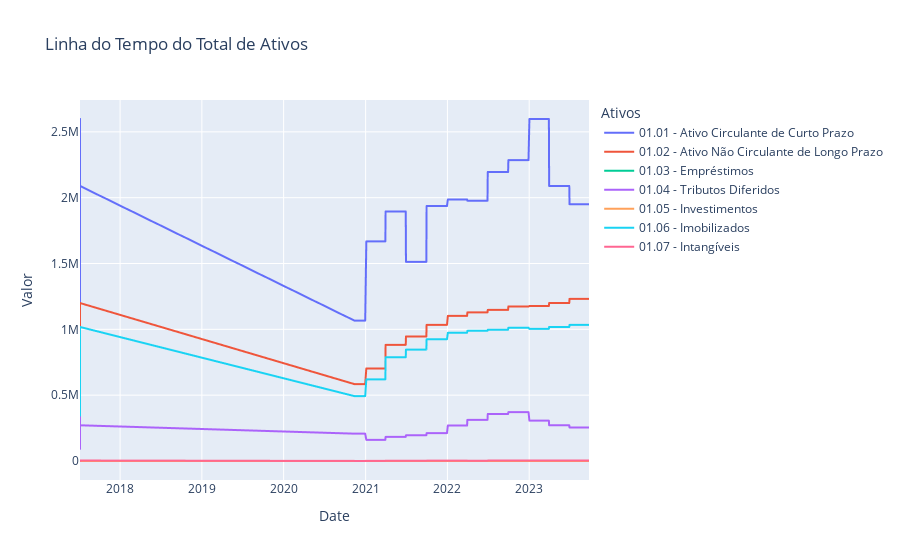
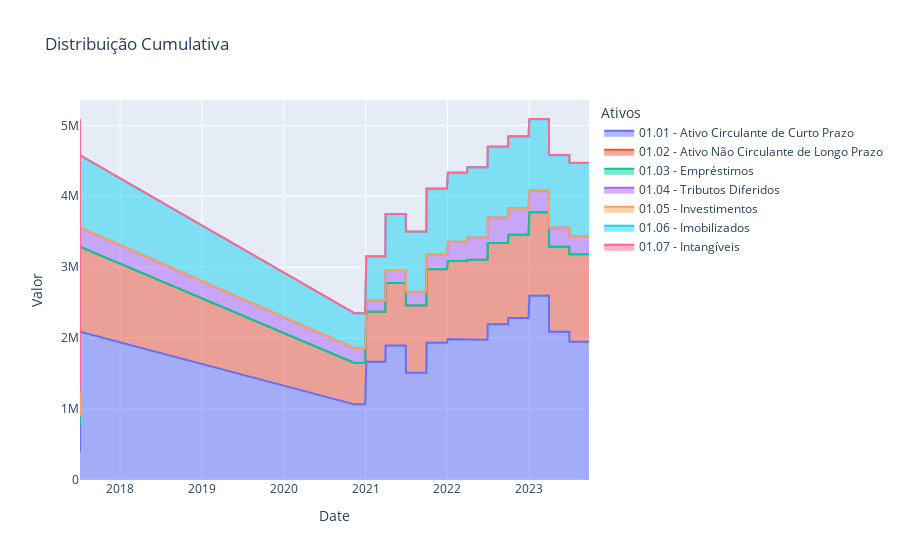
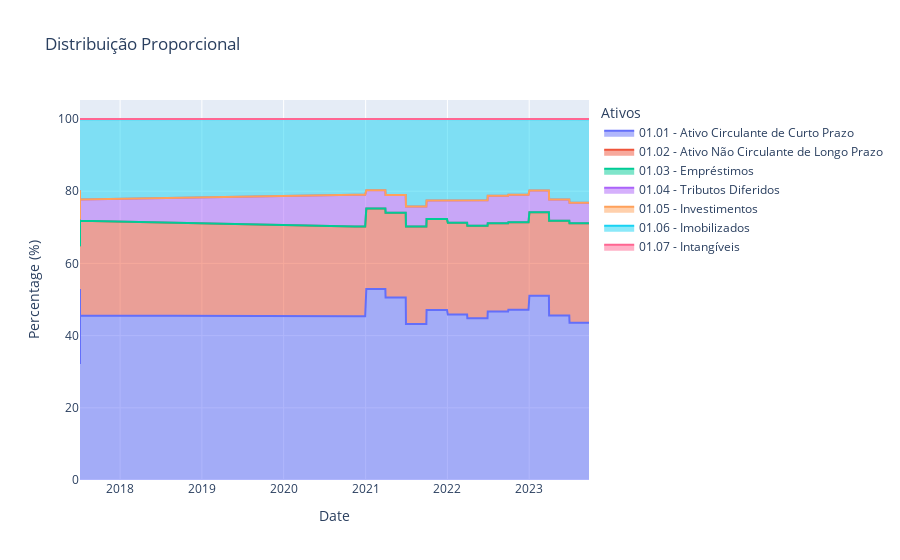
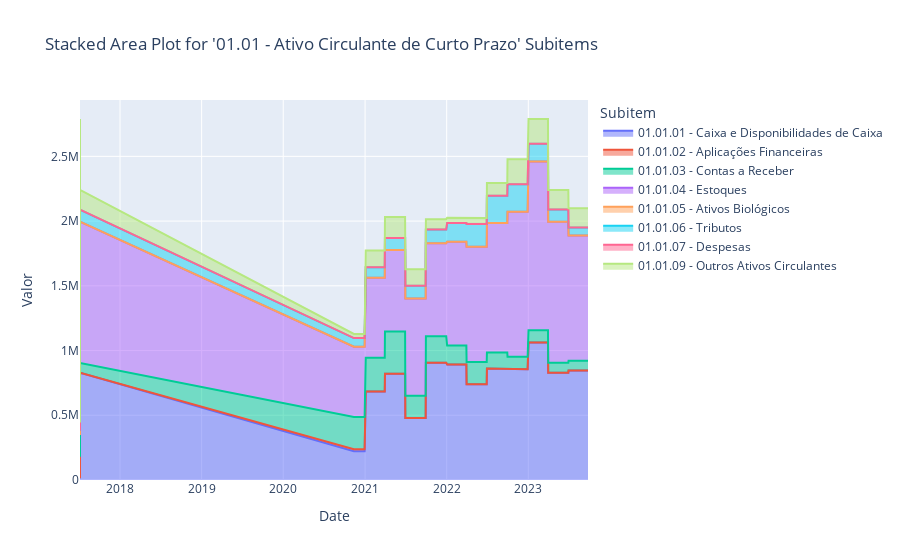

The code cell stored with these charts, in order, in its notebook:
### Code cell
# Adjust the first-level major subgroups to use the full original column name
first_level_subgroups = {col: [] for col in col_1 if len(col.split(" - ")[0].split(".")) == 2}

# Create stacked area plots for the first-level major categories and their deeper subgroups
# Extract the columns for the first-level major subgroups
first_level_cols = list(first_level_subgroups.keys())

# Create a single area plot for all the first-level major categories

fig_line = px.line(df, x="Date", y=first_level_cols, 
                   title="Linha do Tempo do Total de Ativos",
                   labels={"value": "Valor", "variable": "Ativos"})
fig_line.show()

fig_first_level = px.area(df, x="Date", y=first_level_cols, 
                          title="Distribuição Cumulativa",
                          labels={"value": "Valor", "variable": "Ativos"})
fig_first_level.show()

fig_100_stacked = px.area(df, x="Date", y=first_level_cols, 
                          title="Distribuição Proporcional",
                          labels={"value": "Percentage (%)", "variable": "Ativos"},
                          groupnorm='percent')  # Normalize to percentage
fig_100_stacked.show()

# Storing deeper subgroup plots for later visualization
deeper_figs_subgroups = {}

for key in first_level_subgroups:
    # Extract level 3 items for each major subgroup
    subgroup_cols = [col for col in df.columns if col.startswith(key.split(" - ")[0]) and len(col.split(" - ")[0].split(".")) == 3]
    if subgroup_cols:
        deeper_fig = px.area(df, x="Date", y=subgroup_cols, 
                             title=f"Stacked Area Plot for '{key}' Subitems",
                             labels={"value": "Valor", "variable": "Subitem"})
        deeper_figs_subgroups[key] = deeper_fig

# Displaying deeper sublevel plots
for key, value in deeper_figs_subgroups.items():
    print(key)
    value.show()

### Figure 1 — Plotly figure (JSON) as saved in the notebook; plotly's stock layout.template omitted (floating-point values rounded to 4 significant figures; data arrays with more than 128 entries replaced by an {"elided": "..."} marker saying what was removed)
{"data": [{"hovertemplate": "Ativos=01.01 - Ativo Circulante de Curto Prazo<br>Date=%{x}<br>Valor=%{y}<extra></extra>", "legendgroup": "01.01 - Ativo Circulante de Curto Prazo", "line": {"color": "#636efa", "dash": "solid"}, "marker": {"symbol": "circle"}, "mode": "lines", "name": "01.01 - Ativo Circulante de Curto Prazo", "showlegend": true, "type": "scattergl", "x": {"elided": "1338 str values"}, "xaxis": "x", "y": {"elided": "1338 int values"}, "yaxis": "y"}, {"hovertemplate": "Ativos=01.02 - Ativo Não Circulante de Longo Prazo<br>Date=%{x}<br>Valor=%{y}<extra></extra>", "legendgroup": "01.02 - Ativo Não Circulante de Longo Prazo", "line": {"color": "#EF553B", "dash": "solid"}, "marker": {"symbol": "circle"}, "mode": "lines", "name": "01.02 - Ativo Não Circulante de Longo Prazo", "showlegend": true, "type": "scattergl", "x": {"elided": "1338 str values"}, "xaxis": "x", "y": {"elided": "1338 int values"}, "yaxis": "y"}, {"hovertemplate": "Ativos=01.03 - Empréstimos<br>Date=%{x}<br>Valor=%{y}<extra></extra>", "legendgroup": "01.03 - Empréstimos", "line": {"color": "#00cc96", "dash": "solid"}, "marker": {"symbol": "circle"}, "mode": "lines", "name": "01.03 - Empréstimos", "showlegend": true, "type": "scattergl", "x": {"elided": "1338 str values"}, "xaxis": "x", "y": {"elided": "1338 int values"}, "yaxis": "y"}, {"hovertemplate": "Ativos=01.04 - Tributos Diferidos<br>Date=%{x}<br>Valor=%{y}<extra></extra>", "legendgroup": "01.04 - Tributos Diferidos", "line": {"color": "#ab63fa", "dash": "solid"}, "marker": {"symbol": "circle"}, "mode": "lines", "name": "01.04 - Tributos Diferidos", "showlegend": true, "type": "scattergl", "x": {"elided": "1338 str values"}, "xaxis": "x", "y": {"elided": "1338 int values"}, "yaxis": "y"}, {"hovertemplate": "Ativos=01.05 - Investimentos<br>Date=%{x}<br>Valor=%{y}<extra></extra>", "legendgroup": "01.05 - Investimentos", "line": {"color": "#FFA15A", "dash": "solid"}, "marker": {"symbol": "circle"}, "mode": "lines", "name": "01.05 - Investimentos", "showlegend": true, "type": "scattergl", "x": {"elided": "1338 str values"}, "xaxis": "x", "y": {"elided": "1338 int values"}, "yaxis": "y"}, {"hovertemplate": "Ativos=01.06 - Imobilizados<br>Date=%{x}<br>Valor=%{y}<extra></extra>", "legendgroup": "01.06 - Imobilizados", "line": {"color": "#19d3f3", "dash": "solid"}, "marker": {"symbol": "circle"}, "mode": "lines", "name": "01.06 - Imobilizados", "showlegend": true, "type": "scattergl", "x": {"elided": "1338 str values"}, "xaxis": "x", "y": {"elided": "1338 int values"}, "yaxis": "y"}, {"hovertemplate": "Ativos=01.07 - Intangíveis<br>Date=%{x}<br>Valor=%{y}<extra></extra>", "legendgroup": "01.07 - Intangíveis", "line": {"color": "#FF6692", "dash": "solid"}, "marker": {"symbol": "circle"}, "mode": "lines", "name": "01.07 - Intangíveis", "showlegend": true, "type": "scattergl", "x": {"elided": "1338 str values"}, "xaxis": "x", "y": {"elided": "1338 int values"}, "yaxis": "y"}], "layout": {"legend": {"title": {"text": "Ativos"}, "tracegroupgap": 0}, "title": {"text": "Linha do Tempo do Total de Ativos"}, "xaxis": {"anchor": "y", "domain": [0, 1], "title": {"text": "Date"}}, "yaxis": {"anchor": "x", "domain": [0, 1], "title": {"text": "Valor"}}}}

### Figure 2 — Plotly figure (JSON) as saved in the notebook; plotly's stock layout.template omitted (floating-point values rounded to 4 significant figures; data arrays with more than 128 entries replaced by an {"elided": "..."} marker saying what was removed)
{"data": [{"fillpattern": {"shape": ""}, "hovertemplate": "Ativos=01.01 - Ativo Circulante de Curto Prazo<br>Date=%{x}<br>Valor=%{y}<extra></extra>", "legendgroup": "01.01 - Ativo Circulante de Curto Prazo", "line": {"color": "#636efa"}, "marker": {"symbol": "circle"}, "mode": "lines", "name": "01.01 - Ativo Circulante de Curto Prazo", "orientation": "v", "showlegend": true, "stackgroup": "1", "type": "scatter", "x": {"elided": "1338 str values"}, "xaxis": "x", "y": {"elided": "1338 int values"}, "yaxis": "y"}, {"fillpattern": {"shape": ""}, "hovertemplate": "Ativos=01.02 - Ativo Não Circulante de Longo Prazo<br>Date=%{x}<br>Valor=%{y}<extra></extra>", "legendgroup": "01.02 - Ativo Não Circulante de Longo Prazo", "line": {"color": "#EF553B"}, "marker": {"symbol": "circle"}, "mode": "lines", "name": "01.02 - Ativo Não Circulante de Longo Prazo", "orientation": "v", "showlegend": true, "stackgroup": "1", "type": "scatter", "x": {"elided": "1338 str values"}, "xaxis": "x", "y": {"elided": "1338 int values"}, "yaxis": "y"}, {"fillpattern": {"shape": ""}, "hovertemplate": "Ativos=01.03 - Empréstimos<br>Date=%{x}<br>Valor=%{y}<extra></extra>", "legendgroup": "01.03 - Empréstimos", "line": {"color": "#00cc96"}, "marker": {"symbol": "circle"}, "mode": "lines", "name": "01.03 - Empréstimos", "orientation": "v", "showlegend": true, "stackgroup": "1", "type": "scatter", "x": {"elided": "1338 str values"}, "xaxis": "x", "y": {"elided": "1338 int values"}, "yaxis": "y"}, {"fillpattern": {"shape": ""}, "hovertemplate": "Ativos=01.04 - Tributos Diferidos<br>Date=%{x}<br>Valor=%{y}<extra></extra>", "legendgroup": "01.04 - Tributos Diferidos", "line": {"color": "#ab63fa"}, "marker": {"symbol": "circle"}, "mode": "lines", "name": "01.04 - Tributos Diferidos", "orientation": "v", "showlegend": true, "stackgroup": "1", "type": "scatter", "x": {"elided": "1338 str values"}, "xaxis": "x", "y": {"elided": "1338 int values"}, "yaxis": "y"}, {"fillpattern": {"shape": ""}, "hovertemplate": "Ativos=01.05 - Investimentos<br>Date=%{x}<br>Valor=%{y}<extra></extra>", "legendgroup": "01.05 - Investimentos", "line": {"color": "#FFA15A"}, "marker": {"symbol": "circle"}, "mode": "lines", "name": "01.05 - Investimentos", "orientation": "v", "showlegend": true, "stackgroup": "1", "type": "scatter", "x": {"elided": "1338 str values"}, "xaxis": "x", "y": {"elided": "1338 int values"}, "yaxis": "y"}, {"fillpattern": {"shape": ""}, "hovertemplate": "Ativos=01.06 - Imobilizados<br>Date=%{x}<br>Valor=%{y}<extra></extra>", "legendgroup": "01.06 - Imobilizados", "line": {"color": "#19d3f3"}, "marker": {"symbol": "circle"}, "mode": "lines", "name": "01.06 - Imobilizados", "orientation": "v", "showlegend": true, "stackgroup": "1", "type": "scatter", "x": {"elided": "1338 str values"}, "xaxis": "x", "y": {"elided": "1338 int values"}, "yaxis": "y"}, {"fillpattern": {"shape": ""}, "hovertemplate": "Ativos=01.07 - Intangíveis<br>Date=%{x}<br>Valor=%{y}<extra></extra>", "legendgroup": "01.07 - Intangíveis", "line": {"color": "#FF6692"}, "marker": {"symbol": "circle"}, "mode": "lines", "name": "01.07 - Intangíveis", "orientation": "v", "showlegend": true, "stackgroup": "1", "type": "scatter", "x": {"elided": "1338 str values"}, "xaxis": "x", "y": {"elided": "1338 int values"}, "yaxis": "y"}], "layout": {"legend": {"title": {"text": "Ativos"}, "tracegroupgap": 0}, "title": {"text": "Distribuição Cumulativa"}, "xaxis": {"anchor": "y", "domain": [0, 1], "title": {"text": "Date"}}, "yaxis": {"anchor": "x", "domain": [0, 1], "title": {"text": "Valor"}}}}

### Figure 3 — Plotly figure (JSON) as saved in the notebook; plotly's stock layout.template omitted (floating-point values rounded to 4 significant figures; data arrays with more than 128 entries replaced by an {"elided": "..."} marker saying what was removed)
{"data": [{"fillpattern": {"shape": ""}, "groupnorm": "percent", "hovertemplate": "Ativos=01.01 - Ativo Circulante de Curto Prazo<br>Date=%{x}<br>Percentage (%)=%{y}<extra></extra>", "legendgroup": "01.01 - Ativo Circulante de Curto Prazo", "line": {"color": "#636efa"}, "marker": {"symbol": "circle"}, "mode": "lines", "name": "01.01 - Ativo Circulante de Curto Prazo", "orientation": "v", "showlegend": true, "stackgroup": "1", "type": "scatter", "x": {"elided": "1338 str values"}, "xaxis": "x", "y": {"elided": "1338 int values"}, "yaxis": "y"}, {"fillpattern": {"shape": ""}, "groupnorm": "percent", "hovertemplate": "Ativos=01.02 - Ativo Não Circulante de Longo Prazo<br>Date=%{x}<br>Percentage (%)=%{y}<extra></extra>", "legendgroup": "01.02 - Ativo Não Circulante de Longo Prazo", "line": {"color": "#EF553B"}, "marker": {"symbol": "circle"}, "mode": "lines", "name": "01.02 - Ativo Não Circulante de Longo Prazo", "orientation": "v", "showlegend": true, "stackgroup": "1", "type": "scatter", "x": {"elided": "1338 str values"}, "xaxis": "x", "y": {"elided": "1338 int values"}, "yaxis": "y"}, {"fillpattern": {"shape": ""}, "groupnorm": "percent", "hovertemplate": "Ativos=01.03 - Empréstimos<br>Date=%{x}<br>Percentage (%)=%{y}<extra></extra>", "legendgroup": "01.03 - Empréstimos", "line": {"color": "#00cc96"}, "marker": {"symbol": "circle"}, "mode": "lines", "name": "01.03 - Empréstimos", "orientation": "v", "showlegend": true, "stackgroup": "1", "type": "scatter", "x": {"elided": "1338 str values"}, "xaxis": "x", "y": {"elided": "1338 int values"}, "yaxis": "y"}, {"fillpattern": {"shape": ""}, "groupnorm": "percent", "hovertemplate": "Ativos=01.04 - Tributos Diferidos<br>Date=%{x}<br>Percentage (%)=%{y}<extra></extra>", "legendgroup": "01.04 - Tributos Diferidos", "line": {"color": "#ab63fa"}, "marker": {"symbol": "circle"}, "mode": "lines", "name": "01.04 - Tributos Diferidos", "orientation": "v", "showlegend": true, "stackgroup": "1", "type": "scatter", "x": {"elided": "1338 str values"}, "xaxis": "x", "y": {"elided": "1338 int values"}, "yaxis": "y"}, {"fillpattern": {"shape": ""}, "groupnorm": "percent", "hovertemplate": "Ativos=01.05 - Investimentos<br>Date=%{x}<br>Percentage (%)=%{y}<extra></extra>", "legendgroup": "01.05 - Investimentos", "line": {"color": "#FFA15A"}, "marker": {"symbol": "circle"}, "mode": "lines", "name": "01.05 - Investimentos", "orientation": "v", "showlegend": true, "stackgroup": "1", "type": "scatter", "x": {"elided": "1338 str values"}, "xaxis": "x", "y": {"elided": "1338 int values"}, "yaxis": "y"}, {"fillpattern": {"shape": ""}, "groupnorm": "percent", "hovertemplate": "Ativos=01.06 - Imobilizados<br>Date=%{x}<br>Percentage (%)=%{y}<extra></extra>", "legendgroup": "01.06 - Imobilizados", "line": {"color": "#19d3f3"}, "marker": {"symbol": "circle"}, "mode": "lines", "name": "01.06 - Imobilizados", "orientation": "v", "showlegend": true, "stackgroup": "1", "type": "scatter", "x": {"elided": "1338 str values"}, "xaxis": "x", "y": {"elided": "1338 int values"}, "yaxis": "y"}, {"fillpattern": {"shape": ""}, "groupnorm": "percent", "hovertemplate": "Ativos=01.07 - Intangíveis<br>Date=%{x}<br>Percentage (%)=%{y}<extra></extra>", "legendgroup": "01.07 - Intangíveis", "line": {"color": "#FF6692"}, "marker": {"symbol": "circle"}, "mode": "lines", "name": "01.07 - Intangíveis", "orientation": "v", "showlegend": true, "stackgroup": "1", "type": "scatter", "x": {"elided": "1338 str values"}, "xaxis": "x", "y": {"elided": "1338 int values"}, "yaxis": "y"}], "layout": {"legend": {"title": {"text": "Ativos"}, "tracegroupgap": 0}, "title": {"text": "Distribuição Proporcional"}, "xaxis": {"anchor": "y", "domain": [0, 1], "title": {"text": "Date"}}, "yaxis": {"anchor": "x", "domain": [0, 1], "title": {"text": "Percentage (%)"}}}}

### Figure 4 — Plotly figure (JSON) as saved in the notebook; plotly's stock layout.template omitted (floating-point values rounded to 4 significant figures; data arrays with more than 128 entries replaced by an {"elided": "..."} marker saying what was removed)
{"data": [{"fillpattern": {"shape": ""}, "hovertemplate": "Subitem=01.01.01 - Caixa e Disponibilidades de Caixa<br>Date=%{x}<br>Valor=%{y}<extra></extra>", "legendgroup": "01.01.01 - Caixa e Disponibilidades de Caixa", "line": {"color": "#636efa"}, "marker": {"symbol": "circle"}, "mode": "lines", "name": "01.01.01 - Caixa e Disponibilidades de Caixa", "orientation": "v", "showlegend": true, "stackgroup": "1", "type": "scatter", "x": {"elided": "1338 str values"}, "xaxis": "x", "y": {"elided": "1338 int values"}, "yaxis": "y"}, {"fillpattern": {"shape": ""}, "hovertemplate": "Subitem=01.01.02 - Aplicações Financeiras<br>Date=%{x}<br>Valor=%{y}<extra></extra>", "legendgroup": "01.01.02 - Aplicações Financeiras", "line": {"color": "#EF553B"}, "marker": {"symbol": "circle"}, "mode": "lines", "name": "01.01.02 - Aplicações Financeiras", "orientation": "v", "showlegend": true, "stackgroup": "1", "type": "scatter", "x": {"elided": "1338 str values"}, "xaxis": "x", "y": {"elided": "1338 int values"}, "yaxis": "y"}, {"fillpattern": {"shape": ""}, "hovertemplate": "Subitem=01.01.03 - Contas a Receber<br>Date=%{x}<br>Valor=%{y}<extra></extra>", "legendgroup": "01.01.03 - Contas a Receber", "line": {"color": "#00cc96"}, "marker": {"symbol": "circle"}, "mode": "lines", "name": "01.01.03 - Contas a Receber", "orientation": "v", "showlegend": true, "stackgroup": "1", "type": "scatter", "x": {"elided": "1338 str values"}, "xaxis": "x", "y": {"elided": "1338 int values"}, "yaxis": "y"}, {"fillpattern": {"shape": ""}, "hovertemplate": "Subitem=01.01.04 - Estoques<br>Date=%{x}<br>Valor=%{y}<extra></extra>", "legendgroup": "01.01.04 - Estoques", "line": {"color": "#ab63fa"}, "marker": {"symbol": "circle"}, "mode": "lines", "name": "01.01.04 - Estoques", "orientation": "v", "showlegend": true, "stackgroup": "1", "type": "scatter", "x": {"elided": "1338 str values"}, "xaxis": "x", "y": {"elided": "1338 int values"}, "yaxis": "y"}, {"fillpattern": {"shape": ""}, "hovertemplate": "Subitem=01.01.05 - Ativos Biológicos<br>Date=%{x}<br>Valor=%{y}<extra></extra>", "legendgroup": "01.01.05 - Ativos Biológicos", "line": {"color": "#FFA15A"}, "marker": {"symbol": "circle"}, "mode": "lines", "name": "01.01.05 - Ativos Biológicos", "orientation": "v", "showlegend": true, "stackgroup": "1", "type": "scatter", "x": {"elided": "1338 str values"}, "xaxis": "x", "y": {"elided": "1338 int values"}, "yaxis": "y"}, {"fillpattern": {"shape": ""}, "hovertemplate": "Subitem=01.01.06 - Tributos<br>Date=%{x}<br>Valor=%{y}<extra></extra>", "legendgroup": "01.01.06 - Tributos", "line": {"color": "#19d3f3"}, "marker": {"symbol": "circle"}, "mode": "lines", "name": "01.01.06 - Tributos", "orientation": "v", "showlegend": true, "stackgroup": "1", "type": "scatter", "x": {"elided": "1338 str values"}, "xaxis": "x", "y": {"elided": "1338 int values"}, "yaxis": "y"}, {"fillpattern": {"shape": ""}, "hovertemplate": "Subitem=01.01.07 - Despesas<br>Date=%{x}<br>Valor=%{y}<extra></extra>", "legendgroup": "01.01.07 - Despesas", "line": {"color": "#FF6692"}, "marker": {"symbol": "circle"}, "mode": "lines", "name": "01.01.07 - Despesas", "orientation": "v", "showlegend": true, "stackgroup": "1", "type": "scatter", "x": {"elided": "1338 str values"}, "xaxis": "x", "y": {"elided": "1338 int values"}, "yaxis": "y"}, {"fillpattern": {"shape": ""}, "hovertemplate": "Subitem=01.01.09 - Outros Ativos Circulantes<br>Date=%{x}<br>Valor=%{y}<extra></extra>", "legendgroup": "01.01.09 - Outros Ativos Circulantes", "line": {"color": "#B6E880"}, "marker": {"symbol": "circle"}, "mode": "lines", "name": "01.01.09 - Outros Ativos Circulantes", "orientation": "v", "showlegend": true, "stackgroup": "1", "type": "scatter", "x": {"elided": "1338 str values"}, "xaxis": "x", "y": {"elided": "1338 int values"}, "yaxis": "y"}], "layout": {"legend": {"title": {"text": "Subitem"}, "tracegroupgap": 0}, "title": {"text": "Stacked Area Plot for '01.01 - Ativo Circulante de Curto Prazo' Subitems"}, "xaxis": {"anchor": "y", "domain": [0, 1], "title": {"text": "Date"}}, "yaxis": {"anchor": "x", "domain": [0, 1], "title": {"text": "Valor"}}}}
